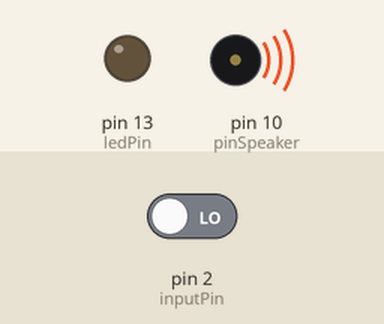
This sketch was run on a simulated Arduino Uno, built with avr-gcc and run on an emulated ATmega328P. On the bench: output pins drawn as LEDs (lit = HIGH), buzzer (waves = sounding). The test bench sets the inputs (shaded band); at power-on: pin 2 (inputPin) LOW. Pins used as bus, display or sensor lines are not drawn.

Above: at 0.1 s.
Timing chart, 0 to 1.6 s (numbered marks = the images above):
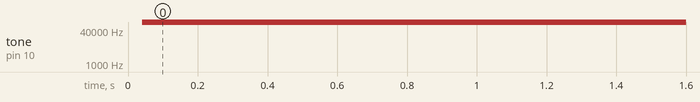

The sketch:

Burglar_Alarm_Using_Arduino_Uno.ino
```cpp
// the setup function runs once when you press reset or power the board

int ledPin = 13;
int inputPin = 2;
int pirState = LOW;
int val = 0;
int pinSpeaker = 10;

void setup() {
  // initialize digital pin LED_BUILTIN as an output.
  pinMode(ledPin, OUTPUT);
  pinMode(inputPin, INPUT);
  pinMode(pinSpeaker, OUTPUT);
  Serial.begin(9600);
}

// the loop function runs over and over again forever
void loop() {
  val = digitalRead(inputPin);  // read input Value
  if (val == HIGH) {
    digitalWrite(ledPin, HIGH);
    playTone(200, 150);
    delay(150);

    if (pirState == LOW) {
      Serial.println("Motion dectected!");
      pirState = HIGH;
    }
  } else {
    digitalWrite(ledPin, LOW);
    playTone(0, 0);
    delay(300);
    if (pirState == HIGH) {
      Serial.println("Motion ended!");
      pirState = LOW;
    }
  }
}
void playTone(long duration, int freq) {
  duration = 1000;
  int period = (1.0 / freq) * 1000000;
  long elapsed_time = 0;
  while (elapsed_time < duration) {
      digitalWrite(pinSpeaker, HIGH);
      delayMicroseconds(period / 2);
      digitalWrite(pinSpeaker, LOW);
      delayMicroseconds(period / 2);
      elapsed_time += (period);
  }
}
```

Measured:
- by itself, tone on pin 10 (pinSpeaker): silent → 90910 Hz at 0.04 s
